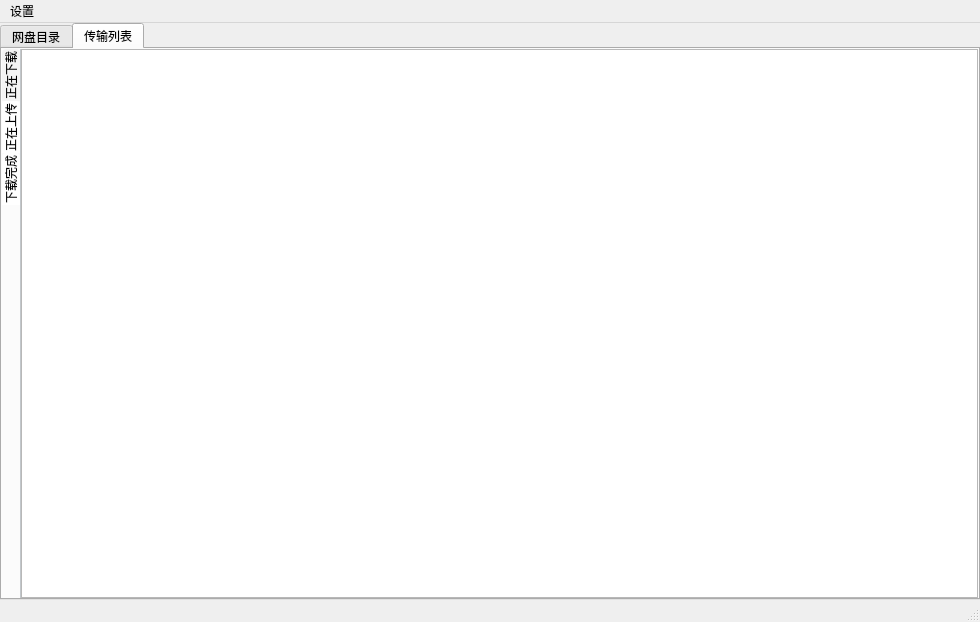
<?xml version="1.0" encoding="UTF-8"?>
<ui version="4.0">
 <class>CloudDiskWindow</class>
 <widget class="QMainWindow" name="CloudDiskWindow">
  <property name="geometry">
   <rect>
    <x>0</x>
    <y>0</y>
    <width>980</width>
    <height>622</height>
   </rect>
  </property>
  <property name="windowTitle">
   <string>CloudDisk云网盘</string>
  </property>
  <property name="styleSheet">
   <string notr="true">QMainWindow{

}</string>
  </property>
  <widget class="QWidget" name="centralWidget">
   <layout class="QGridLayout" name="gridLayout">
    <property name="leftMargin">
     <number>0</number>
    </property>
    <property name="topMargin">
     <number>0</number>
    </property>
    <property name="rightMargin">
     <number>0</number>
    </property>
    <property name="bottomMargin">
     <number>0</number>
    </property>
    <property name="spacing">
     <number>0</number>
    </property>
    <item row="0" column="0">
     <widget class="QTabWidget" name="mainTabWidget">
      <property name="styleSheet">
       <string notr="true">QTabWidget#mainTabWidget{ 
	background-color: rgb(240, 240, 240);
}
QTabWidget#mainTabWidget::pane { /* The tab widget frame */
    border-top: 2px solid #C2C7CB;

}

QTabWidget#mainTabWidget::tab-bar {
    top: 0px; 
}

/* Style the tab using the tab sub-control. Note that
    it reads QTabBar _not_ QTabWidget */
QTabWidget#mainTabWidget &gt; QTabBar::tab {
	color: rgb(0, 0, 0);
	font: 10pt &quot;宋体&quot;;
	border:0px solid #FFF;
	border-bottom:2px solid rgba(255, 255, 255, 0);
	min-width:20ex;
	min-height:9ex;
    padding: 1ex 1ex;
	margin:4ex 1ex;
}

QTabWidget#mainTabWidget &gt; QTabBar::tab:hover{
color: rgb(79, 170, 255);
}

QTabWidget#mainTabWidget &gt; QTabBar::tab:selected {	
	border-bottom:2px solid #79F;
}

QTabWidget#mainTabWidget &gt; QTabBar::tab:!selected {

}</string>
      </property>
      <property name="currentIndex">
       <number>1</number>
      </property>
      <widget class="QWidget" name="disk_panel">
       <attribute name="title">
        <string>网盘目录</string>
       </attribute>
       <layout class="QGridLayout" name="gridLayout_2">
        <property name="leftMargin">
         <number>0</number>
        </property>
        <property name="topMargin">
         <number>0</number>
        </property>
        <property name="rightMargin">
         <number>0</number>
        </property>
        <property name="bottomMargin">
         <number>0</number>
        </property>
        <property name="spacing">
         <number>0</number>
        </property>
        <item row="2" column="0">
         <widget class="QScrollArea" name="scrollArea">
          <property name="verticalScrollBarPolicy">
           <enum>Qt::ScrollBarAlwaysOn</enum>
          </property>
          <property name="widgetResizable">
           <bool>true</bool>
          </property>
          <widget class="QWidget" name="scrollAreaWidgetContents">
           <property name="geometry">
            <rect>
             <x>0</x>
             <y>0</y>
             <width>961</width>
             <height>1000</height>
            </rect>
           </property>
           <layout class="QGridLayout" name="gridLayout_3">
            <property name="leftMargin">
             <number>0</number>
            </property>
            <property name="topMargin">
             <number>0</number>
            </property>
            <property name="rightMargin">
             <number>0</number>
            </property>
            <property name="bottomMargin">
             <number>0</number>
            </property>
            <property name="spacing">
             <number>0</number>
            </property>
            <item row="0" column="0">
             <widget class="ShowPanel" name="show_panel" native="true">
              <property name="minimumSize">
               <size>
                <width>0</width>
                <height>1000</height>
               </size>
              </property>
              <property name="focusPolicy">
               <enum>Qt::StrongFocus</enum>
              </property>
              <property name="contextMenuPolicy">
               <enum>Qt::CustomContextMenu</enum>
              </property>
             </widget>
            </item>
           </layout>
          </widget>
         </widget>
        </item>
        <item row="1" column="0">
         <widget class="QWidget" name="address_control" native="true">
          <property name="minimumSize">
           <size>
            <width>0</width>
            <height>30</height>
           </size>
          </property>
          <property name="cursor">
           <cursorShape>PointingHandCursor</cursorShape>
          </property>
          <property name="styleSheet">
           <string notr="true">QWidget#address_control{
	border-bottom: 1px solid rgb(230, 230, 230);
	
}
QWidget#address_control &gt; QPushButton{
	background:rgba(255,255,255,0);
	padding:2ex;
	border:1px solid rgba(255, 255, 255, 0);
	margin:2ex 1ex;
}
QWidget#address_control &gt; QPushButton:hover{
	border:1px solid #79F;
	background:rgba(150,199,255,70);
}

QWidget#address_control &gt; QPushButton:pressed{
	background:rgba(150,199,255,150);
}
</string>
          </property>
          <layout class="QHBoxLayout" name="horizontalLayout">
           <property name="spacing">
            <number>0</number>
           </property>
           <property name="leftMargin">
            <number>0</number>
           </property>
           <property name="topMargin">
            <number>0</number>
           </property>
           <property name="rightMargin">
            <number>0</number>
           </property>
           <property name="bottomMargin">
            <number>0</number>
           </property>
           <item>
            <widget class="QPushButton" name="btn_back">
             <property name="enabled">
              <bool>false</bool>
             </property>
             <property name="text">
              <string>后退</string>
             </property>
             <property name="icon">
              <iconset resource="res.qrc">
               <normaloff>:/panel/icon/panel/back.png</normaloff>:/panel/icon/panel/back.png</iconset>
             </property>
            </widget>
           </item>
           <item>
            <widget class="QPushButton" name="btn_upper">
             <property name="enabled">
              <bool>false</bool>
             </property>
             <property name="text">
              <string>上一级</string>
             </property>
             <property name="icon">
              <iconset resource="res.qrc">
               <normaloff>:/panel/icon/panel/upper.png</normaloff>:/panel/icon/panel/upper.png</iconset>
             </property>
            </widget>
           </item>
           <item>
            <widget class="QPushButton" name="btn_refresh">
             <property name="text">
              <string>刷新</string>
             </property>
             <property name="icon">
              <iconset resource="res.qrc">
               <normaloff>:/panel/icon/panel/refresh (2).png</normaloff>:/panel/icon/panel/refresh (2).png</iconset>
             </property>
            </widget>
           </item>
           <item>
            <widget class="QWidget" name="address" native="true">
             <property name="styleSheet">
              <string notr="true">QWidget#address{
	border-left: 1px solid rgb(230, 230, 230);
}
QPushButton{
	color:#000;
	background:rgba(255,255,255,0);
	padding:2ex;
	border:0px solid #fff;
	margin:2ex 1ex;
}
QPushButton:hover{
color: rgb(35, 131, 221);
}

QPushButton:pressed{
color: rgb(4, 94, 173);
}
</string>
             </property>
             <layout class="QHBoxLayout" name="horizontalLayout_2">
              <property name="spacing">
               <number>0</number>
              </property>
              <property name="leftMargin">
               <number>0</number>
              </property>
              <property name="topMargin">
               <number>0</number>
              </property>
              <property name="rightMargin">
               <number>0</number>
              </property>
              <property name="bottomMargin">
               <number>0</number>
              </property>
              <item>
               <widget class="QPushButton" name="pushButton">
                <property name="text">
                 <string> 根目录 &gt; </string>
                </property>
                <property name="flat">
                 <bool>true</bool>
                </property>
               </widget>
              </item>
             </layout>
            </widget>
           </item>
           <item>
            <spacer name="horizontalSpacer">
             <property name="orientation">
              <enum>Qt::Horizontal</enum>
             </property>
             <property name="sizeHint" stdset="0">
              <size>
               <width>925</width>
               <height>20</height>
              </size>
             </property>
            </spacer>
           </item>
          </layout>
         </widget>
        </item>
        <item row="0" column="0">
         <widget class="QWidget" name="obj_control" native="true">
          <property name="styleSheet">
           <string notr="true">QWidget#control{
	border-bottom: 1px solid rgb(230, 230, 230);
	
}
QPushButton{
	background:rgba(255,255,255,0);
	padding:2ex;
	border:1px solid rgba(255, 255, 255, 0);
	margin:2ex 1ex;
}
QPushButton:hover{
	border:1px solid #79F;
	background:rgba(150,199,255,70);
}

QPushButton:pressed{
	background:rgba(150,199,255,150);
}
</string>
          </property>
          <layout class="QHBoxLayout" name="horizontalLayout_3">
           <property name="spacing">
            <number>0</number>
           </property>
           <property name="leftMargin">
            <number>0</number>
           </property>
           <property name="topMargin">
            <number>0</number>
           </property>
           <property name="rightMargin">
            <number>0</number>
           </property>
           <property name="bottomMargin">
            <number>0</number>
           </property>
           <item>
            <widget class="QPushButton" name="btn_addfolder">
             <property name="text">
              <string>新建文件夹</string>
             </property>
             <property name="icon">
              <iconset resource="res.qrc">
               <normaloff>:/panel/icon/panel/addfolder.png</normaloff>:/panel/icon/panel/addfolder.png</iconset>
             </property>
            </widget>
           </item>
           <item>
            <widget class="QPushButton" name="btn_upload">
             <property name="text">
              <string>上传</string>
             </property>
             <property name="icon">
              <iconset resource="res.qrc">
               <normaloff>:/panel/icon/panel/upload (2).png</normaloff>:/panel/icon/panel/upload (2).png</iconset>
             </property>
            </widget>
           </item>
           <item>
            <widget class="QPushButton" name="btn_download">
             <property name="enabled">
              <bool>false</bool>
             </property>
             <property name="text">
              <string>下载</string>
             </property>
             <property name="icon">
              <iconset resource="res.qrc">
               <normaloff>:/panel/icon/panel/download (2).png</normaloff>:/panel/icon/panel/download (2).png</iconset>
             </property>
            </widget>
           </item>
           <item>
            <widget class="QPushButton" name="btn_share">
             <property name="enabled">
              <bool>false</bool>
             </property>
             <property name="text">
              <string>分享</string>
             </property>
             <property name="icon">
              <iconset resource="res.qrc">
               <normaloff>:/panel/icon/panel/share.png</normaloff>:/panel/icon/panel/share.png</iconset>
             </property>
            </widget>
           </item>
           <item>
            <widget class="QPushButton" name="btn_delete">
             <property name="enabled">
              <bool>false</bool>
             </property>
             <property name="text">
              <string>删除</string>
             </property>
             <property name="icon">
              <iconset resource="res.qrc">
               <normaloff>:/panel/icon/panel/delete.png</normaloff>:/panel/icon/panel/delete.png</iconset>
             </property>
            </widget>
           </item>
           <item>
            <widget class="QPushButton" name="btn_sync">
             <property name="enabled">
              <bool>false</bool>
             </property>
             <property name="text">
              <string>建立同步</string>
             </property>
             <property name="icon">
              <iconset resource="res.qrc">
               <normaloff>:/panel/icon/panel/sync.png</normaloff>:/panel/icon/panel/sync.png</iconset>
             </property>
            </widget>
           </item>
           <item>
            <spacer name="horizontalSpacer_2">
             <property name="orientation">
              <enum>Qt::Horizontal</enum>
             </property>
             <property name="sizeHint" stdset="0">
              <size>
               <width>40</width>
               <height>20</height>
              </size>
             </property>
            </spacer>
           </item>
          </layout>
         </widget>
        </item>
       </layout>
      </widget>
      <widget class="QWidget" name="trans_panel">
       <attribute name="title">
        <string>传输列表</string>
       </attribute>
       <layout class="QGridLayout" name="gridLayout_4">
        <property name="leftMargin">
         <number>0</number>
        </property>
        <property name="topMargin">
         <number>0</number>
        </property>
        <property name="rightMargin">
         <number>0</number>
        </property>
        <property name="bottomMargin">
         <number>0</number>
        </property>
        <property name="spacing">
         <number>0</number>
        </property>
        <item row="0" column="0">
         <widget class="TransferPanel" name="tabWidget_2">
          <property name="styleSheet">
           <string notr="true">QTabWidget::pane { /* The tab widget frame */
    border-left: 1px solid #C2C7CB;
}

QTabWidget::tab-bar {
    top: 0px; /* move to the right by 5px */
}

/* Style the tab using the tab sub-control. Note that
    it reads QTabBar _not_ QTabWidget */
QTabBar::tab {
    background: white;
    border: 0px solid #C4C4C3;
    border-bottom-color: #C2C7CB; /* same as the pane color */
    border-top-left-radius: 4px;
    border-top-right-radius: 4px;
    min-height: 40ex;
	min-width:20ex;
    padding: 2px;
}

QTabBar::tab:selected, QTabBar::tab:hover {
    background: #f4f4f4;
}

QTabBar::tab:selected {
    border-color: #9B9B9B;
    border-bottom-color: #C2C7CB; /* same as pane color */
}

QTabBar::tab:!selected {

}</string>
          </property>
          <property name="tabPosition">
           <enum>QTabWidget::West</enum>
          </property>
          <property name="currentIndex">
           <number>0</number>
          </property>
          <widget class="QWidget" name="tab_1">
           <attribute name="title">
            <string>正在下载</string>
           </attribute>
           <layout class="QGridLayout" name="gridLayout_5">
            <property name="leftMargin">
             <number>0</number>
            </property>
            <property name="topMargin">
             <number>0</number>
            </property>
            <property name="rightMargin">
             <number>0</number>
            </property>
            <property name="bottomMargin">
             <number>0</number>
            </property>
            <property name="spacing">
             <number>0</number>
            </property>
            <item row="0" column="0">
             <widget class="QTableView" name="tableView_download">
              <property name="selectionMode">
               <enum>QAbstractItemView::ExtendedSelection</enum>
              </property>
              <property name="selectionBehavior">
               <enum>QAbstractItemView::SelectRows</enum>
              </property>
              <property name="showGrid">
               <bool>false</bool>
              </property>
              <attribute name="horizontalHeaderVisible">
               <bool>false</bool>
              </attribute>
              <attribute name="horizontalHeaderMinimumSectionSize">
               <number>1</number>
              </attribute>
              <attribute name="verticalHeaderVisible">
               <bool>false</bool>
              </attribute>
              <attribute name="verticalHeaderMinimumSectionSize">
               <number>1</number>
              </attribute>
             </widget>
            </item>
           </layout>
          </widget>
          <widget class="QWidget" name="tab_2">
           <attribute name="title">
            <string>正在上传</string>
           </attribute>
           <layout class="QGridLayout" name="gridLayout_6">
            <property name="leftMargin">
             <number>0</number>
            </property>
            <property name="topMargin">
             <number>0</number>
            </property>
            <property name="rightMargin">
             <number>0</number>
            </property>
            <property name="bottomMargin">
             <number>0</number>
            </property>
            <property name="spacing">
             <number>0</number>
            </property>
            <item row="0" column="0">
             <widget class="QTableView" name="tableView_upload">
              <property name="selectionMode">
               <enum>QAbstractItemView::ExtendedSelection</enum>
              </property>
              <property name="selectionBehavior">
               <enum>QAbstractItemView::SelectRows</enum>
              </property>
              <property name="showGrid">
               <bool>false</bool>
              </property>
              <attribute name="horizontalHeaderMinimumSectionSize">
               <number>1</number>
              </attribute>
              <attribute name="horizontalHeaderHighlightSections">
               <bool>false</bool>
              </attribute>
              <attribute name="verticalHeaderVisible">
               <bool>false</bool>
              </attribute>
              <attribute name="verticalHeaderMinimumSectionSize">
               <number>1</number>
              </attribute>
             </widget>
            </item>
           </layout>
          </widget>
          <widget class="QWidget" name="tab_3">
           <attribute name="title">
            <string>下载完成</string>
           </attribute>
           <layout class="QGridLayout" name="gridLayout_7">
            <property name="leftMargin">
             <number>0</number>
            </property>
            <property name="topMargin">
             <number>0</number>
            </property>
            <property name="rightMargin">
             <number>0</number>
            </property>
            <property name="bottomMargin">
             <number>0</number>
            </property>
            <property name="spacing">
             <number>0</number>
            </property>
            <item row="0" column="0">
             <widget class="QTableView" name="tableView_finished">
              <property name="selectionMode">
               <enum>QAbstractItemView::ExtendedSelection</enum>
              </property>
              <property name="selectionBehavior">
               <enum>QAbstractItemView::SelectRows</enum>
              </property>
              <property name="showGrid">
               <bool>false</bool>
              </property>
              <attribute name="horizontalHeaderVisible">
               <bool>false</bool>
              </attribute>
              <attribute name="horizontalHeaderMinimumSectionSize">
               <number>1</number>
              </attribute>
              <attribute name="verticalHeaderVisible">
               <bool>false</bool>
              </attribute>
              <attribute name="verticalHeaderMinimumSectionSize">
               <number>1</number>
              </attribute>
             </widget>
            </item>
           </layout>
          </widget>
         </widget>
        </item>
       </layout>
      </widget>
     </widget>
    </item>
   </layout>
  </widget>
  <widget class="QMenuBar" name="menuBar">
   <property name="geometry">
    <rect>
     <x>0</x>
     <y>0</y>
     <width>980</width>
     <height>23</height>
    </rect>
   </property>
   <widget class="QMenu" name="menu">
    <property name="title">
     <string>设置</string>
    </property>
    <addaction name="action_config"/>
   </widget>
   <addaction name="menu"/>
  </widget>
  <widget class="QStatusBar" name="statusBar"/>
  <action name="action_upload">
   <property name="icon">
    <iconset resource="res.qrc">
     <normaloff>:/panel/icon/panel/upload (2).png</normaloff>:/panel/icon/panel/upload (2).png</iconset>
   </property>
   <property name="text">
    <string>上传</string>
   </property>
   <property name="toolTip">
    <string>上传</string>
   </property>
  </action>
  <action name="action_back">
   <property name="enabled">
    <bool>false</bool>
   </property>
   <property name="icon">
    <iconset resource="res.qrc">
     <normaloff>:/panel/icon/panel/back.png</normaloff>:/panel/icon/panel/back.png</iconset>
   </property>
   <property name="text">
    <string>后退</string>
   </property>
   <property name="toolTip">
    <string>后退</string>
   </property>
  </action>
  <action name="action_upper">
   <property name="enabled">
    <bool>false</bool>
   </property>
   <property name="icon">
    <iconset resource="res.qrc">
     <normaloff>:/panel/icon/panel/upper.png</normaloff>:/panel/icon/panel/upper.png</iconset>
   </property>
   <property name="text">
    <string>上一级</string>
   </property>
  </action>
  <action name="action_download">
   <property name="enabled">
    <bool>false</bool>
   </property>
   <property name="icon">
    <iconset resource="res.qrc">
     <normaloff>:/panel/icon/panel/download (2).png</normaloff>:/panel/icon/panel/download (2).png</iconset>
   </property>
   <property name="text">
    <string>下载</string>
   </property>
  </action>
  <action name="action_config">
   <property name="icon">
    <iconset resource="res.qrc">
     <normaloff>:/panel/icon/panel/config.png</normaloff>:/panel/icon/panel/config.png</iconset>
   </property>
   <property name="text">
    <string>设置</string>
   </property>
  </action>
  <action name="action_addfolder">
   <property name="icon">
    <iconset resource="res.qrc">
     <normaloff>:/panel/icon/panel/addfolder.png</normaloff>:/panel/icon/panel/addfolder.png</iconset>
   </property>
   <property name="text">
    <string>新建文件夹</string>
   </property>
  </action>
  <action name="action_delete">
   <property name="enabled">
    <bool>false</bool>
   </property>
   <property name="icon">
    <iconset resource="res.qrc">
     <normaloff>:/panel/icon/panel/delete.png</normaloff>:/panel/icon/panel/delete.png</iconset>
   </property>
   <property name="text">
    <string>删除</string>
   </property>
  </action>
  <action name="action_share">
   <property name="enabled">
    <bool>false</bool>
   </property>
   <property name="icon">
    <iconset resource="res.qrc">
     <normaloff>:/panel/icon/panel/share.png</normaloff>:/panel/icon/panel/share.png</iconset>
   </property>
   <property name="text">
    <string>分享</string>
   </property>
  </action>
  <action name="action_refresh">
   <property name="icon">
    <iconset resource="res.qrc">
     <normaloff>:/panel/icon/panel/refresh (2).png</normaloff>:/panel/icon/panel/refresh (2).png</iconset>
   </property>
   <property name="text">
    <string>刷新</string>
   </property>
  </action>
  <action name="action_sync">
   <property name="enabled">
    <bool>false</bool>
   </property>
   <property name="icon">
    <iconset resource="res.qrc">
     <normaloff>:/panel/icon/panel/sync.png</normaloff>:/panel/icon/panel/sync.png</iconset>
   </property>
   <property name="text">
    <string>建立同步</string>
   </property>
   <property name="toolTip">
    <string>建立同步</string>
   </property>
  </action>
 </widget>
 <layoutdefault spacing="6" margin="11"/>
 <customwidgets>
  <customwidget>
   <class>ShowPanel</class>
   <extends>QWidget</extends>
   <header location="global">class_obj/showpanel.h</header>
   <container>1</container>
  </customwidget>
  <customwidget>
   <class>TransferPanel</class>
   <extends>QTabWidget</extends>
   <header location="global">class_obj/transferpanel.h</header>
   <container>1</container>
  </customwidget>
 </customwidgets>
 <resources>
  <include location="res.qrc"/>
 </resources>
 <connections/>
</ui>
